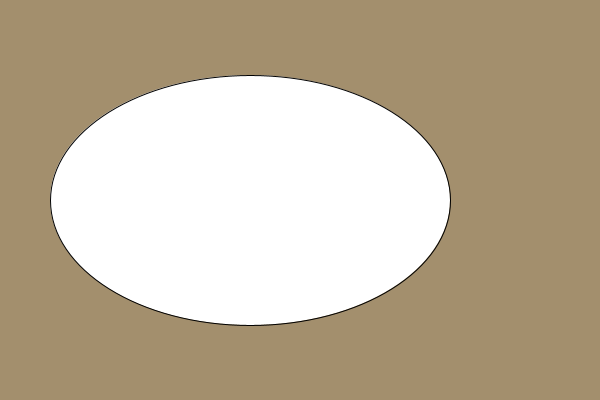
Frame 1 (no input)
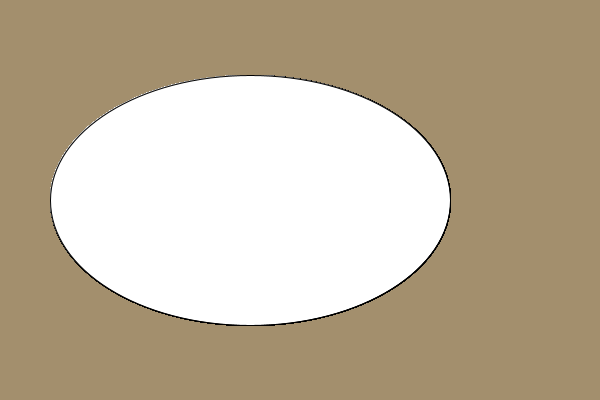
Frame 60 (the mouse pressed at the canvas centre just before this capture)
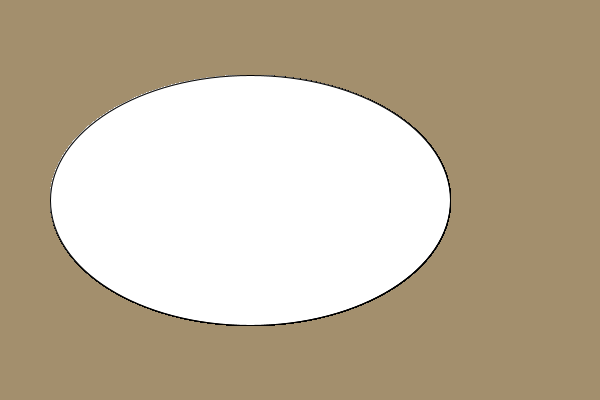
Frame 120 (the mouse held since frame 60 and released just before this capture)

The Processing sketch that drew these frames (run headless with seeded random() and noise(); from frame 60 on, the mouse is pressed at the canvas centre):

// Processing sketch: ellipse1
// ── ellipse1.pde
void setup() { 
   size(600, 400);
   background(163, 143, 109);
}  

void draw() {
   ellipse(250, 200, 400, 250);
}
